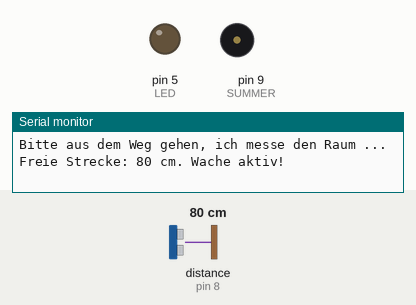
This sketch was run on a simulated Arduino Uno, built with avr-gcc and run on an emulated ATmega328P. On the bench: output pins drawn as LEDs (lit = HIGH), buzzer (waves = sounding), the last lines printed to the serial monitor. Wiring (inferred from the names in the program): ultrasonic range finder: trigger pin 4; echo pin 8. The test bench sets the inputs (shaded band); at power-on: distance to the obstacle (sensor on pin 8) 80 cm. The echo pulse lasts 58.3 µs per cm; pins used as bus, display or sensor lines are not drawn.

Above: at 3.8 s.
3.9 s: distance to the obstacle (sensor on pin 8) set to 64 cm
5.4 s: distance to the obstacle (sensor on pin 8) set to 57 cm
At 6.7 s:
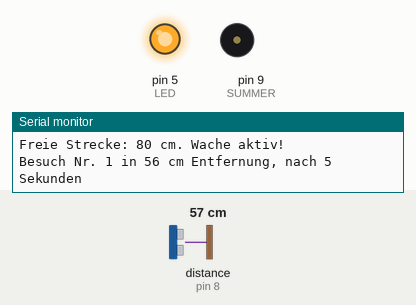
7.0 s: distance to the obstacle (sensor on pin 8) set to 60 cm
At 8.2 s:
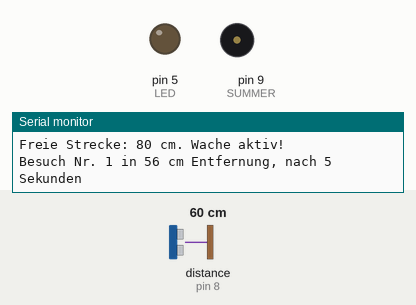
8.5 s: distance to the obstacle (sensor on pin 8) set to 2 cm
At 8.59 s:
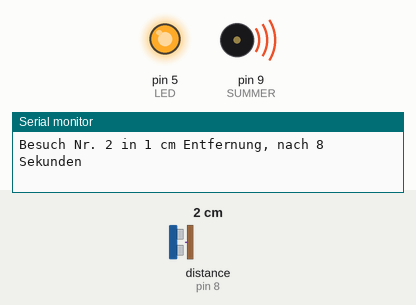
Timing chart, 0 to 11.1 s (numbered marks = the images above; inputs shaded):
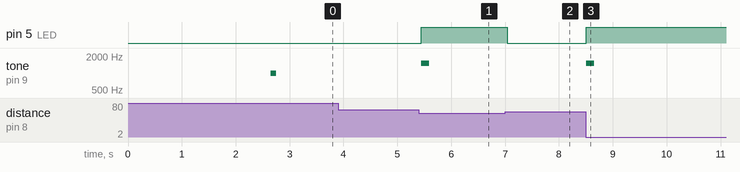

Measured:
- the behaviour switches between 60 and 59 cm on distance to the obstacle (sensor on pin 8) (found by bisection; images 0 and 1)
- after the input at 3.9 s, every drawn part: stays the same
- after the input at 5.4 s, pin 5 (LED): LOW → HIGH at once; tone on pin 9 (SUMMER): silent → 1500 Hz at once, → silent 0.15 s later
- after the input at 7.0 s, pin 5 (LED): HIGH → LOW at once
- after the input at 8.5 s, pin 5 (LED): LOW → HIGH at once; tone on pin 9 (SUMMER): silent → 1500 Hz at once, → silent 0.15 s later

The sketch:

tag13_radarwaechter.ino
```cpp
// Tag 13: Der Radar-Waechter
// Ultraschall-Sensor wie an Tag 11: Trig an Pin 4, Echo an Pin 8. Rote LED an Pin 5, passiver Summer an Pin 9.
// Beim Start misst der Sensor, wie weit die Wand oder Tuer gegenueber ist. Laeuft jemand dazwischen,
// piept es und der Arduino zaehlt mit. Seriellen Monitor oeffnen (115200 Baud).

const int TRIG = 4;
const int ECHO = 8;
const int LED = 5;
const int SUMMER = 9;

int frei;               // Abstand, wenn niemand da ist
int besuche = 0;
bool jemandDa = false;

int messen() {
  digitalWrite(TRIG, HIGH);
  delayMicroseconds(10);
  digitalWrite(TRIG, LOW);
  long echo = pulseIn(ECHO, HIGH, 30000);
  if (echo == 0) return 500;           // kein Echo: sehr weit weg
  return echo / 58;
}

void setup() {
  pinMode(TRIG, OUTPUT);
  pinMode(ECHO, INPUT);
  pinMode(LED, OUTPUT);
  Serial.begin(115200);
  Serial.println("Bitte aus dem Weg gehen, ich messe den Raum ...");
  delay(2000);
  long summe = 0;
  for (int i = 0; i < 10; i++) { summe += messen(); delay(60); }
  frei = summe / 10;
  Serial.print("Freie Strecke: ");
  Serial.print(frei);
  Serial.println(" cm. Wache aktiv!");
  tone(SUMMER, 1000, 100);
}

void loop() {
  int cm = messen();
  bool jetztDa = cm < frei - 20;       // 20 cm naeher als die Wand = da ist jemand

  if (jetztDa && !jemandDa) {
    besuche++;
    Serial.print("Besuch Nr. ");
    Serial.print(besuche);
    Serial.print(" in ");
    Serial.print(cm);
    Serial.print(" cm Entfernung, nach ");
    Serial.print(millis() / 1000);
    Serial.println(" Sekunden");
    digitalWrite(LED, HIGH);
    tone(SUMMER, 1500, 150);
  }
  if (!jetztDa && jemandDa) digitalWrite(LED, LOW);
  jemandDa = jetztDa;
  delay(60);
}
```
